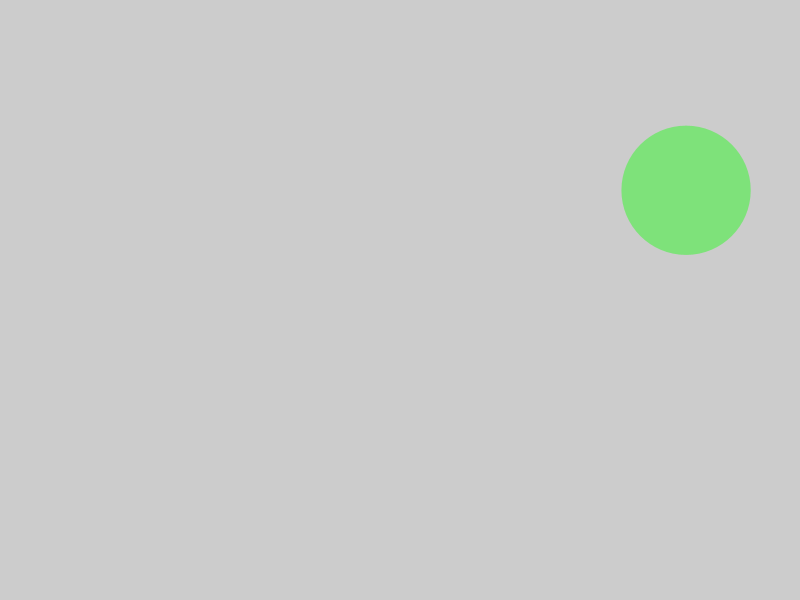
Frame 1 (no input)
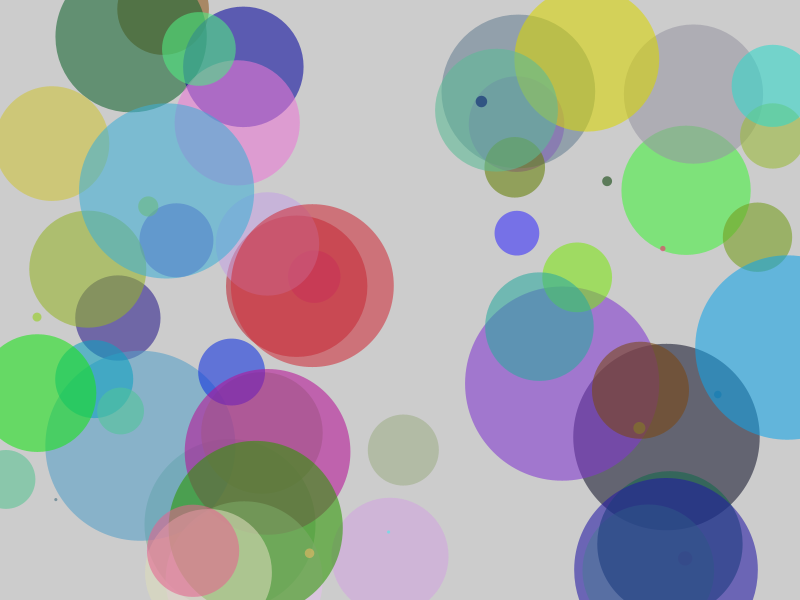
Frame 60 (the mouse pressed at the canvas centre just before this capture)
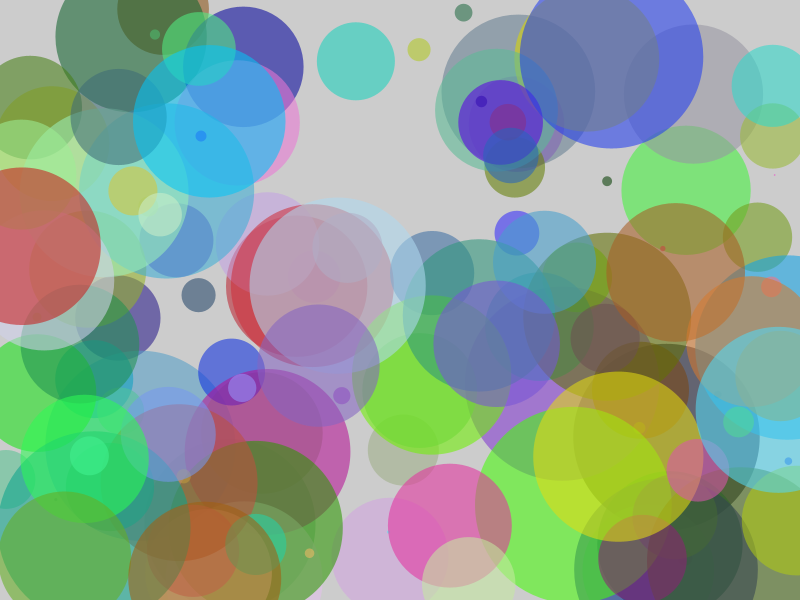
Frame 120 (the mouse held since frame 60 and released just before this capture)

The Processing sketch that drew these frames (run headless with seeded random() and noise(); from frame 60 on, the mouse is pressed at the canvas centre):

// Processing sketch: circles_everywhere
// ── circles_everywhere.pde

void setup() {
  size(800, 600);
  noStroke();
}

void draw() {
  float radius = random(200);
  fill(random(255), random(255), random(255), 145);
  ellipse(random(width), random(height), radius, radius);
}

void keyPressed() {
  if(key == ' ') {
    noLoop();
  }
}
